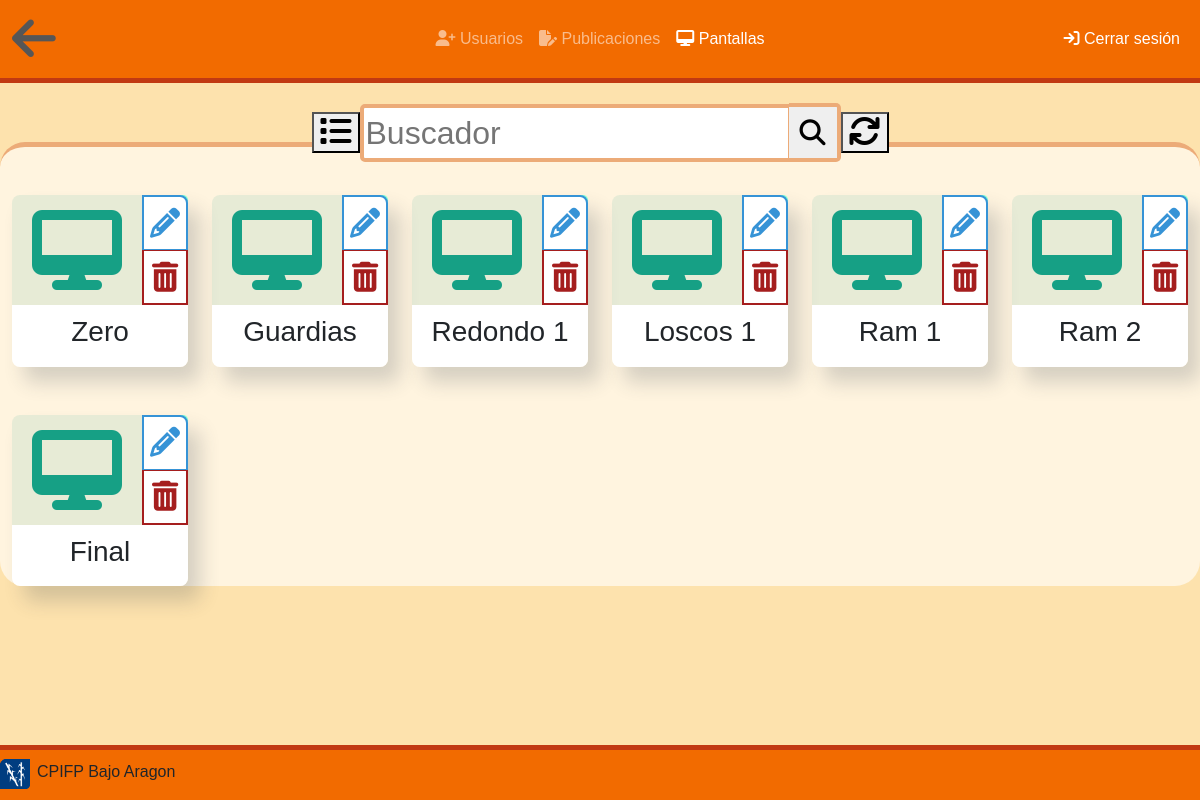
Page /MidgardStructure/Midgard_Final/listaPantallas.php on the committed database.
### tables this page shows
CREATE TABLE `PANTALLA` (
  `mac_pantalla` varchar(17) NOT NULL,
  `ubicacion` varchar(200) NOT NULL,
  `nombre` varchar(30) NOT NULL
);

### MidgardStructure/Midgard_Final/listaPantallas.php (the view, shortened to what this page needs)
<?php include_once "php/base.php";  permisosListas(); $con=conexion();?>
<!DOCTYPE html>
<html lang="en">
<head>
    <link rel="stylesheet" href="https://cdnjs.cloudflare.com/ajax/libs/font-awesome/6.2.0/css/all.min.css">
    <link href="https://cdn.jsdelivr.net/npm/bootstrap@5.0.2/dist/css/bootstrap.min.css" rel="stylesheet">
    <link rel="stylesheet" href="css/preloader.css">
    <link rel="stylesheet" href="css/indexStyle.css">
    <link rel="stylesheet" href="css/simplefooter.css">
</head>
<body>
    <nav id="menu" class="navbar navbar-expand-lg navbar-dark">
        <div class="container-fluid ">
            <a class="navbar-brand" href="inicio">
                <i class="fas fa-arrow-left" style="color:#565656; font-size: 50px;"></i>
            </a>
            <div class="collapse navbar-collapse" id="navbarNav">
            <ul id="menu2" class="navbar-nav">
                <li class="nav-item">
                    <a class="nav-link" aria-current="page" href="usuarios">
                        <i class="fa fa-user-plus" aria-hidden="true"></i>
                        Usuarios
                    </a>
                </li>
                <li class="nav-item">
                    <a class="nav-link" aria-current="page" href="publicaciones">
                        <i class="fa-solid fa-file-pen"></i>
                        Publicaciones
                    </a>
                </li>
                <li class="nav-item">
                    <a class="nav-link active" aria-current="page" href="pantallas">
                        <i class="fa-solid fa-desktop"></i>
                        Pantallas
                    </a>
                </li>
            </ul>
            <ul class="navbar-nav ms-auto">
                <li class="nav-item">
                    <a class="nav-link active" aria-current="page" href="cerrar.php">
                        <i class="fa fa-sign-in" aria-hidden="true"></i>
                        Cerrar sesión
                    </a>
                </li>
            </ul>
            </div>
        </div>
    </nav>
    <form class="buscador" action="listaPantallas.php" method="get">
        <button type="button" onclick="cambiarContenido(listaIconos, listaTabla)"><i class="fa-solid fa-list fa-2x"></i></button>
        <input type="text" id="palabra" name="palabra" placeholder="Buscador">
        <button type="submit" name="search" id="search" title="Buscar"><i id="lupa" class="fas fa-search"></i></button>
        <button type="submit" name="todas" id="todas"><i class="fa fa-refresh fa-2x" aria-hidden="true"></i></button>
    </form>
    <section id="listas"  class="container-fluid">
        <div class="row" style="display:" id="listaIconos">
            <?php
                $consulta="SELECT mac_pantalla, nombre FROM PANTALLA";
                $stm = $con->query($consulta);
                $resultado = $stm->fetch();
                if ($resultado == "") {
                }else{
                    while ($resultado) :
                        ?>
                        <div class="mt-5 col-xl-2 col-lg-3 col-md-4 col-sm-6 col-6">
                            <div class="elemento">
                                <div class="lateral">
                                    <a href="#" title="Datos" data-bs-toggle="modal" data-bs-target="#modalPantalla">
                                        <div id="<?php echo $resultado["mac_pantalla"]; ?>" class="pc" onclick="ajaxPantalla(this);">
                                            <i class="fa fa-desktop"></i>
                                        </div>
                                    </a>
                                    <div class="botones">
                                        <button class="boton red onRed" title="Eliminar" name="<?php echo $resultado["mac_pantalla"];?>" onclick="getIdPantalla(this);" data-bs-toggle="modal" data-bs-target="#deletePantalla">
                                            <i class="fa-solid fa-trash-can"></i>
                                        </button>
                                        <button class="boton blue onBlue" title="Editar" name="<?php echo $resultado["mac_pantalla"]; ?>" onclick="ajaxEditPantalla(this);" data-bs-toggle="modal" data-bs-target="#pantalla">
                                            <i class="fa-solid fa-pencil"></i>
                                        </button>
                                    </div>
                                </div>
                                <div class="nombre">
                                    <h3><?php echo $resultado["nombre"];?></h3>
                                </div>
                            </div>
                        </div>
                        <?php
                            $resultado = $stm->fetch();
                            endwhile;
                }
            ?>
        </div>
    </section>
    <?php include ('footer.php'); ?>

### MidgardStructure/Midgard_Final/css/indexStyle.css (style rules this page uses)
html { height: 100%; box-sizing: border-box; }
body { text-align: left; background-color: #fde2ad; position: relative; min-height: 100%; padding-bottom: 6.74rem; box-sizing: inherit; font-family: 'Montserrat', sans-serif; }
.navbar-center { position: absolute; left: 50%; transform: translatex(-50%); }
#menu { background-color: #f26b00; border-bottom: 5px solid #c13912; }
.buscador { z-index: 99; display: flex; justify-content: center; flex-direction: row; align-items: center; padding-top: 20px; }
#palabra { z-index: 99; border-top: 4px solid #ECAB78; border-bottom: 4px solid #ECAB78; border-left: 4px solid #ECAB78; border-right: 1px solid #ECAB78; border-top-left-radius: 5px; border-bottom-left-radius: 5px; font-size: xx-large; }
#search { z-index: 99; border-top: 4px solid #ECAB78; border-bottom: 4px solid #ECAB78; border-left: none; border-right: 4px solid #ECAB78; border-top-right-radius: 5px; border-bottom-right-radius: 5px; padding: 12px 11px 9px 11px; }
#lupa { z-index: 99; font-size: 26px; }
#listas { margin-top: -20px; padding-top: -20px; border-top: 5px solid #ecab78; border-radius: 25px; background-color: #fff4df; }
.elemento { border-radius: 8px; box-shadow: 12px 15px 20px 0px rgba(46,61,73,0.2); transition: all 0.3s ease; }
.pc { background-color: rgba(22, 160, 133, 0.1); padding: 15px 20px; border-top-left-radius: 8px; }
.pc i { color:#16A085; font-size: 80px; }
.lateral { display: flex; flex-direction: row; }
.botones { display: flex; flex-direction: column-reverse; background-color: aquamarine; border-top-right-radius: 5px; width: 100%; }
.boton { font-size: 30px; height: 50%; text-align: center; text-decoration: none; display: inline-block; transition-duration: 0.5s; cursor: pointer; }
.red { background-color: white; color:#a51e1e; border: 2px solid #a51e1e; border-top: 1px solid #a51e1e; }
.blue { color:#3693d6; background-color: white; border: 2px solid #3693d6; border-bottom: 1px solid #3693d6; border-top-right-radius: 8px; }
.nombre { background-color: #fff; padding: 10px 0px; width: 100%; text-align: center; border-bottom-left-radius: 8px; border-bottom-right-radius: 8px; }

### rows in the picture
pantalla: nombre "Zero"
pantalla: nombre "Guardias"
pantalla: nombre "Redondo 1"
pantalla: nombre "Loscos 1"
pantalla: nombre "Ram 1"
pantalla: nombre "Ram 2"
pantalla: nombre "Final"
